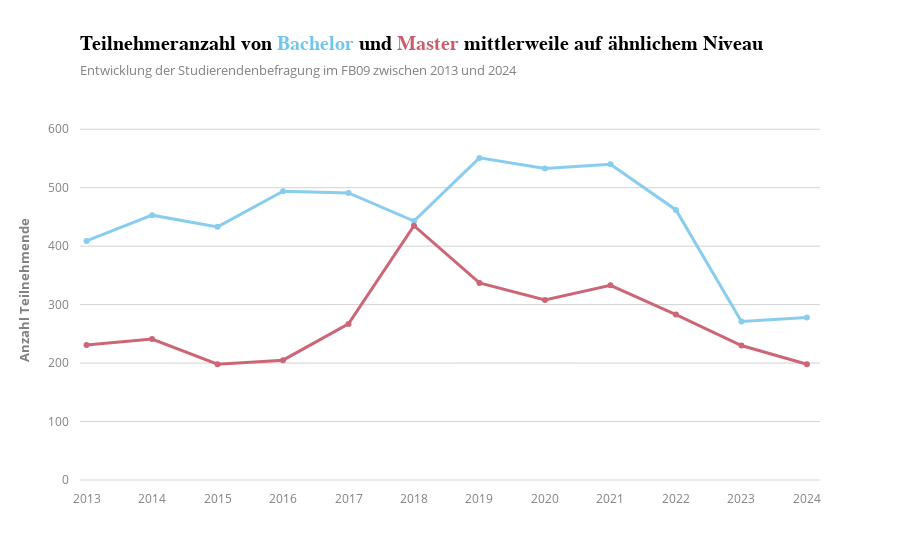

Write notebook code for a chart like this one.
### Markdown cell above
## Abschlussarten

### Code cell
fig = px.line(
    abschluss_df,
    x="Jahr",
    y=["Absoluter Rücklauf Bachelor", "Absoluter Rücklauf Master"],
    markers=True,
    title="<b>Teilnehmeranzahl von </b><span style='color:#73c6e9;'>Bachelor</span> <b>und </b><span style='color:#cc5b6e;'>Master</span> <b>mittlerweile auf ähnlichem Niveau </b>",
    subtitle="Entwicklung der Studierendenbefragung im FB09 zwischen 2013 und 2024",
    color_discrete_sequence=px.colors.qualitative.Safe,
    template="infoviz"
)

fig.update_traces(line=dict(width=3))

fig.update_layout(
    yaxis=dict(range=[0, 650], title="Anzahl Teilnehmende"),
    xaxis=dict(dtick=1, title="", range=[2012.9, 2024.2]),
    showlegend=False
)

fig.show()

### Figure 1 — Plotly figure (JSON) as saved in the notebook; plotly's stock layout.template omitted (floating-point values rounded to 4 significant figures)
{"data": [{"hovertemplate": "variable=Absoluter Rücklauf Bachelor<br>Jahr=%{x}<br>value=%{y}<extra></extra>", "legendgroup": "Absoluter Rücklauf Bachelor", "line": {"color": "rgb(136, 204, 238)", "dash": "solid", "width": 3}, "marker": {"symbol": "circle"}, "mode": "lines+markers", "name": "Absoluter Rücklauf Bachelor", "orientation": "v", "showlegend": true, "type": "scatter", "x": [2013, 2014, 2015, 2016, 2017, 2018, 2019, 2020, 2021, 2022, 2023, 2024], "xaxis": "x", "y": [409.0, 453.0, 433.0, 494.0, 491.0, 443.0, 551.0, 533.0, 540.0, 462.0, 271.0, 278.0], "yaxis": "y"}, {"hovertemplate": "variable=Absoluter Rücklauf Master<br>Jahr=%{x}<br>value=%{y}<extra></extra>", "legendgroup": "Absoluter Rücklauf Master", "line": {"color": "rgb(204, 102, 119)", "dash": "solid", "width": 3}, "marker": {"symbol": "circle"}, "mode": "lines+markers", "name": "Absoluter Rücklauf Master", "orientation": "v", "showlegend": true, "type": "scatter", "x": [2013, 2014, 2015, 2016, 2017, 2018, 2019, 2020, 2021, 2022, 2023, 2024], "xaxis": "x", "y": [231.0, 241.0, 198.0, 205.0, 267.0, 435.0, 337.0, 308.0, 333.0, 283.0, 230.0, 198.0], "yaxis": "y"}], "layout": {"legend": {"title": {"text": "variable"}, "tracegroupgap": 0}, "showlegend": false, "title": {"subtitle": {"text": "Entwicklung der Studierendenbefragung im FB09 zwischen 2013 und 2024"}, "text": "<b>Teilnehmeranzahl von </b><span style='color:#73c6e9;'>Bachelor</span> <b>und </b><span style='color:#cc5b6e;'>Master</span> <b>mittlerweile auf ähnlichem Niveau </b>"}, "xaxis": {"anchor": "y", "domain": [0, 1], "dtick": 1, "range": [2013.0, 2024.0], "title": {"text": ""}}, "yaxis": {"anchor": "x", "domain": [0, 1], "range": [0, 650], "title": {"text": "Anzahl Teilnehmende"}}}}
